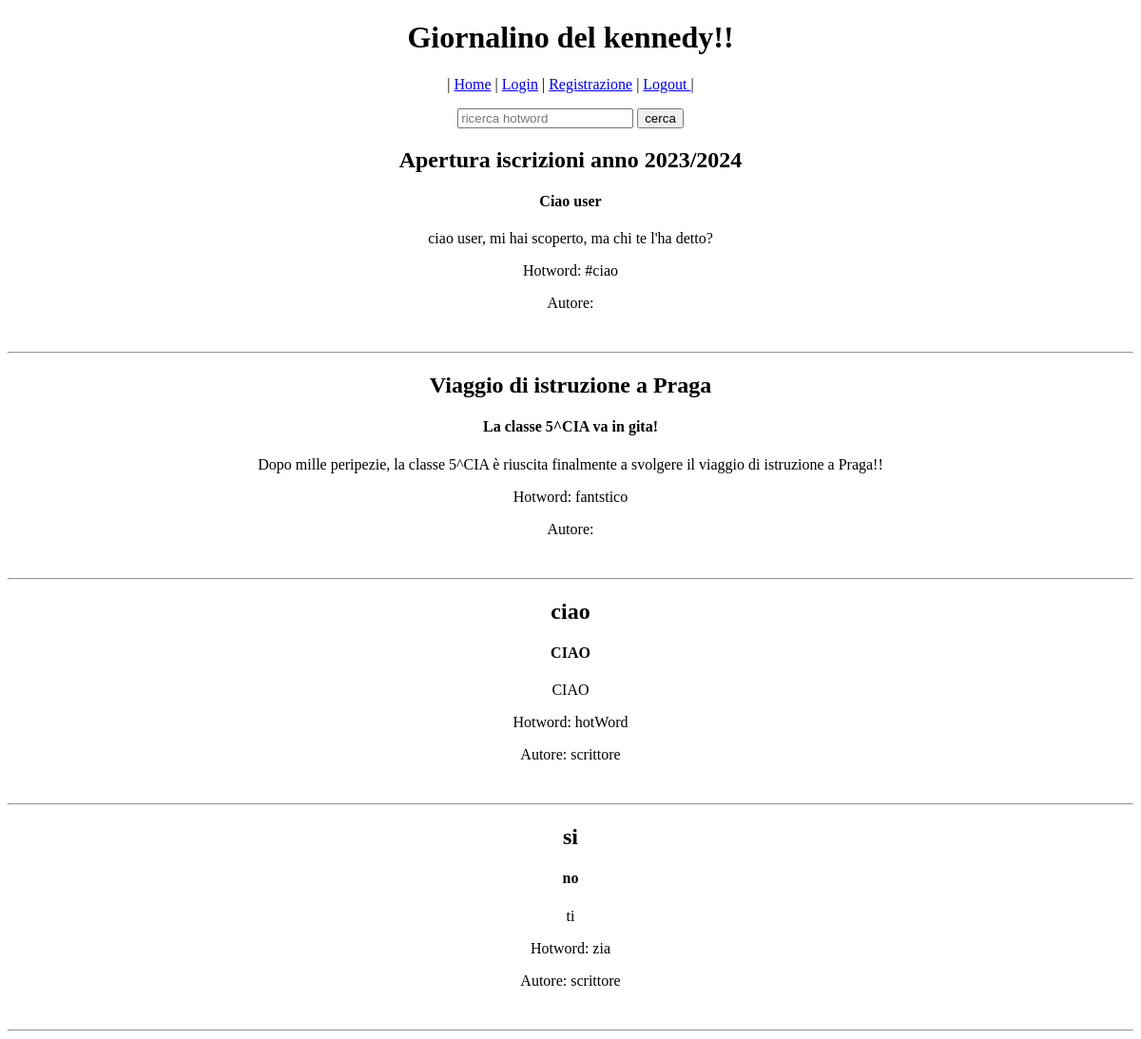
/pages/lettore.php, run on the app's committed database.
### tables this page shows
CREATE TABLE `notizie` (
  `idNotizia` int(11) NOT NULL,
  `titolo` varchar(50) DEFAULT NULL,
  `descrizione` varchar(100) DEFAULT NULL,
  `testo` varchar(200) DEFAULT NULL,
  `categoria` int(11) DEFAULT NULL,
  `validato` int(1) DEFAULT NULL,
  `scrittore` varchar(50) DEFAULT NULL,
  `hotword` varchar(50) DEFAULT NULL
);

### pages/lettore.php (the view, shortened to what this page needs)
<!DOCTYPE html>
<html>
    <head>
        <link rel="stylesheet" href="../styles/lettore.css">
    </head>
    <body>
        <h1 class="title">Giornalino del kennedy!!</h1>
        <p>
            <nav>
                | <a href="../index.html">Home</a> |
                <a href="login.html">Login</a> |
                <a href="registrazione.html">Registrazione</a> |
                <a href="../index.html">Logout <?php session_destroy(); ?> </a> |
            </nav>
        </p>
        <p>
            <form method="POST" action="hotword.php">
                <input type="text" name="hotword" placeholder="ricerca hotword">
                <input type="submit" class="btn" value="cerca">
        </p>
<?php
    $dbHost="localhost";
    $dbUsr="lettore";
    $dbPass="";
    $dbName="giornalino";
    $conn=new mysqli($dbHost,$dbUsr,$dbPass,$dbName);
        $miaQuery="select * from notizie where validato= '1'";
        $risultato=$conn->query($miaQuery);
        if(mysqli_num_rows($risultato) != 0){
            if(($risultato==FALSE)){
                echo "Query con errori: <br>";
                echo mysqli_error($conn);
            }else{
                while($riga=mysqli_fetch_array($risultato,MYSQLI_ASSOC)){
                    echo "<p><h2>".$riga['titolo']."</h2></p><h4>".$riga['descrizione']."</h4><p>".$riga['testo']."</p><p>"."Hotword: ".$riga['hotword']."</p><p>"."Autore: ".$riga['scrittore']."</p></br><hr>";
                }
            }
        }
?>
    </body>
</html>

### styles/lettore.css (style rules this page uses)
h1 { text-align: center; }
h4 { text-align: center; }
h2 { text-align: center; }
p { text-align: center; }
form { text-align: center; }
nav { display: block; text-align: center; }

### data on the page
notizie: titolo "Apertura iscrizioni anno 2023/2024", descrizione "Ciao user", testo "ciao user, mi hai scoperto, ma chi te l'ha detto?", hotword "#ciao"
notizie: titolo "Viaggio di istruzione a Praga", descrizione "La classe 5^CIA va in gita!", testo "Dopo mille peripezie, la classe 5^CIA è riuscita finalmente a svolgere il viaggio di istruzione a Praga!!", hotword "fantstico"
notizie: titolo "ciao", descrizione "CIAO", testo "CIAO", hotword "hotWord", scrittore "scrittore"
notizie: titolo "si", descrizione "no", testo "ti", hotword "zia", scrittore "scrittore"
